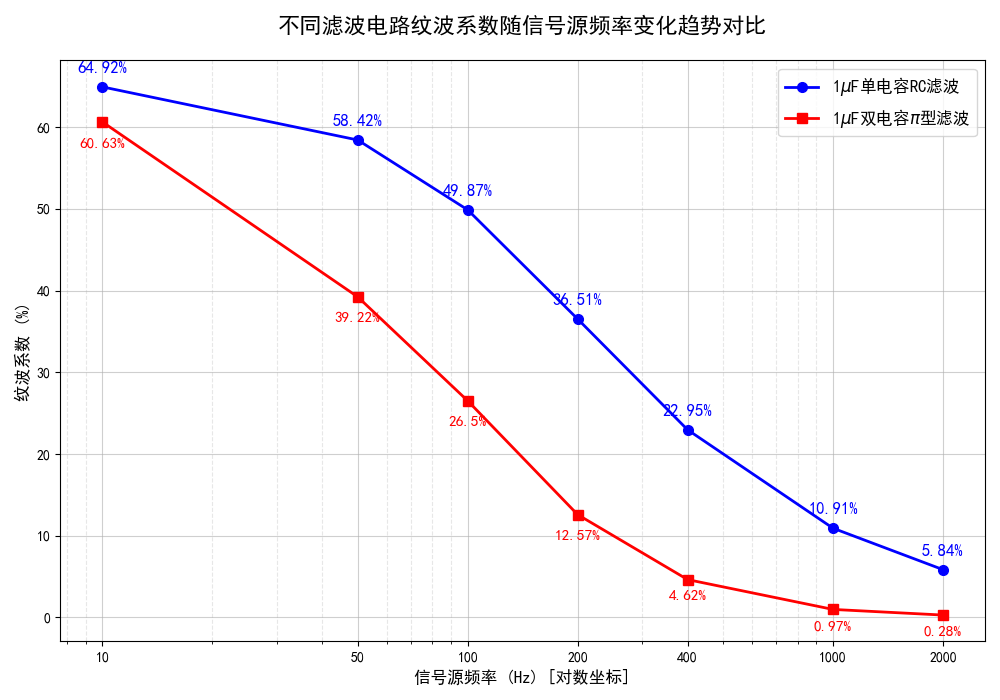

Write Python code to recreate this figure.
import matplotlib.pyplot as plt
from matplotlib.ticker import ScalarFormatter

# 设置中文字体，防止图表中的中文显示异常
# Windows 通常使用 'SimHei'，macOS 可以使用 'Arial Unicode MS'
plt.rcParams['font.sans-serif'] = ['SimHei', 'Arial Unicode MS']
plt.rcParams['axes.unicode_minus'] = False

# 1. 准备数据
# 频率 (Hz)
frequencies = [10, 50, 100, 200, 400, 1000, 2000]

# 表1：1uF单电容RC全波整流滤波电路 - 纹波系数 (%)
ripple_single = [64.92, 58.42, 49.87, 36.51, 22.95, 10.91, 5.84]

# 表2：1uF双电容pi型全波整流滤波电路 - 纹波系数 (%)
ripple_pi = [60.63, 39.22, 26.50, 12.57, 4.62, 0.97, 0.28]

# 2. 创建图表
plt.figure(figsize=(10, 7))

# 绘制表1数据 (蓝色实线，圆点标记)
plt.plot(frequencies, ripple_single, marker='o', linestyle='-', color='blue', 
         linewidth=2, markersize=7, label='1$\mu$F单电容RC滤波')

# 绘制表2数据 (红色实线，方块标记)
plt.plot(frequencies, ripple_pi, marker='s', linestyle='-', color='red', 
         linewidth=2, markersize=7, label='1$\mu$F双电容$\pi$型滤波')

# 3. 设置图表格式
# x轴使用对数刻度，以适应 10 到 2000 的大跨度
plt.xscale('log')

# --- 改进：让 x 轴刻度更明确 ---
plt.xticks(frequencies, frequencies) # 将实验频率点直接设为刻度标签
plt.gca().xaxis.set_major_formatter(ScalarFormatter()) # 禁用科学计数法，显示普通数字

plt.title('不同滤波电路纹波系数随信号源频率变化趋势对比', fontsize=16, fontweight='bold', pad=20)
plt.xlabel('信号源频率 (Hz) [对数坐标]', fontsize=12)
plt.ylabel('纹波系数 (%)', fontsize=12)

# 显示网格线 (主网格和次网格)
plt.grid(True, which="major", linestyle='-', alpha=0.6)
plt.grid(True, which="minor", linestyle='--', alpha=0.3)

# 显示图例
plt.legend(fontsize=12, loc='upper right')

# 4. 在数据点附近添加数值标签
# --- 改进：放大纹波系数数据字体 ---
for i, (freq, val) in enumerate(zip(frequencies, ripple_single)):
    plt.annotate(f"{val}%", (freq, val), textcoords="offset points", 
                 xytext=(0, 10), ha='center', fontsize=12, fontweight='bold', color='blue')

for i, (freq, val) in enumerate(zip(frequencies, ripple_pi)):
    # 稍微向下偏移以防文本重叠，低频段向下，高频段根据空间微调
    offset = -18 if val > 5 else -15
    plt.annotate(f"{val}%", (freq, val), textcoords="offset points", 
                 xytext=(0, offset), ha='center', fontsize=11, fontweight='bold', color='red')

# 5. 调整布局，保存并展示图表
plt.tight_layout()
plt.savefig('ripple_coefficient_trend_improved.png', dpi=300)
plt.show()
